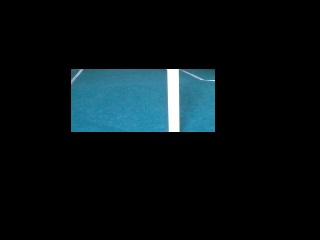
#> input picture mark_test/mypic/0.jpg, 320 x 240 px, found by its file name
$ python huang_gan_test.py   (Python 2 division)
#> lines starting #> are read from the running program, lines starting #| are printed output that depends on the picture; after the words box and inside, x2 and y2 are one past the last pixel; in counts of white or black regions, pixels touching at a corner belong together; long printed decimals are rounded
#!usr/bin/python
# -*- coding: utf-8 -*-
# 定义编码，中文注释

# import the necessary packages
import numpy as np
import cv2
import sys

# 1英尺(ft)=30.48厘米(cm)
yellow = [[16, 0, 180], [50, 85, 255]]
white = [[0, 0, 221], [180, 30, 255]]  # new white's lower and upper
yellow = white
n = 0

# 0.jpg 120
# 1.jpg 100
# 2.jpg 150

# 找到目标函数,---------------------修改这里
def find_marker(Img):
    if Img is not None:  # 判断图片是否读入
        # cv2.imshow('test', Img)
        HSV = cv2.cvtColor(Img, cv2.COLOR_BGR2HSV)  # 把BGR图像转换为HSV格式
        '''
  HSV模型中颜色的参数分别是：色调（H），饱和度（S），明度（V）  H(0-180) S(0-255) V(0-255)
    H(26-35) S(77-255) V(46-255)
  下面两个值是要识别的颜色范围
  '''
        # yellow = [[16, 0, 180], [50, 85, 255]]  # bright 3 4 5 12 13 14 15 16 17 21 22  use 2*2 kernel
        # yellow = [[14, 0, 0], [28, 115, 220]]  # not bright 6 7  use 4*4 kernel
        # yellow = [[14, 0, 0], [40, 115, 220]]  # not bright 8 11 12 18 19   use 4*4 kernel
        # 9 and 10 and 20 dont should find

        Lower, Upper = np.array(yellow)
        # mask是把HSV图片中在颜色范围内的区域变成白色，其他区域变成黑色
        mask = cv2.inRange(HSV, Lower, Upper)
        dilation = mask
        # target是把原图中的非目标颜色区域去掉剩下的图像
        target = cv2.bitwise_and(Img, Img, mask=dilation)
        cv2.imshow('target', target)
        # 将滤波后的图像变成二值图像放在binary中
        ret, binary = cv2.threshold(dilation, 127, 255, cv2.THRESH_BINARY)
        # 在binary中发现轮廓，轮廓按照面积从小到大排列 findContours常用来获取轮廓
        contours, hierarchy = cv2.findContours(binary, cv2.RETR_EXTERNAL, cv2.CHAIN_APPROX_SIMPLE)
        # cv2.imshow('t',hierarchy)
        # time.sleep(3)
        area = contours[0]
        for i in contours:  # 遍历所有的轮廓
            print('area', cv2.contourArea(i))  # print the size of area
            #  --------------------重点修改，根据杆子宽，高，区域面积大小，位置(下边那段)，找出杆子
            if cv2.contourArea(i) > cv2.contourArea(area):
                area = i
    else:
        print('there is no picture')
        sys.exit(0)
    return area


# 距离计算函数
def distance_to_camera(knownWidth, focalLength, perWidth):
    # compute and return the distance from the maker to the camera
    return (knownWidth * focalLength) / perWidth


# initialize the known distance from the camera to the object, which
# in this case is 24 inches
KNOWN_DISTANCE = 120.0  # 测量的距离

# initialize the known object width, which in this case, the piece of
# paper is 11 inches wide
# A4纸的长和宽(单位:inches)
KNOWN_WIDTH = 5  # 黄杆的宽
# KNOWN_HEIGHT = 8.27  # 黄杆的高

# initialize the list of images that we'll be using
# IMAGE_PATHS = ["../picture/1.png", "../picture/2.png", "../picture/3.png"]

# load the furst image that contains an object that is KNOWN TO BE 2 feet
# from our camera, then find the paper marker in the image, and initialize
# the focal length
# 读入第一张图，通过已知距离计算相机焦距
# image = cv2.imread(IMAGE_PATHS[0])
image = cv2.imread('/home/sl/my/pycharm_workspaces/code/naoproj/nao_test/mark_test/mypic/0.jpg')
#> image is the input picture: shape (240, 320, 3); mean B, G, R 19.5, 16.4, 7.6
cv2.imshow('test', image)
# cv2.waitKey(500)
# cv2.destroyAllWindows()
marker = find_marker(image)
#> in find_marker, `HSV = cv2.cvtColor(Img, cv2.COLOR_BGR2HSV)`: HSV: shape (240, 320, 3); mean H, S, V 14.2, 28.8, 19.5
#> in find_marker, `mask = cv2.inRange(HSV, Lower, Upper)`:
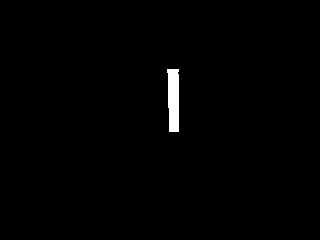
#> mask: shape (240, 320); 0.87% white; 1 white region
#> in find_marker, `contours, hierarchy = cv2.findContours(binary, cv2.RETR_EXTERNAL, cv2...`: contours = 1 contour; box (x1, y1, x2, y2) and area: (167, 69, 179, 132) 598
#> in find_marker, `area = contours[0]`: area = contour of 12 points, box (x1, y1, x2, y2) (167, 69, 179, 132), area 598
#> the loop in find_marker, `for i in contours:` made 1 pass
#| area 598.0
#> marker has the same summary as area in find_marker
x, y, w, h = cv2.boundingRect(marker)
#> x = 167; y = 69; w = 12; h = 63
print 'w', w
#| w 12
# cv2.drawContours(image,marker,1,(0, 255, 0))
cv2.rectangle(image, (x - n, y - n), (x + w + n, y + h + n), (0, 255, 0), 1)
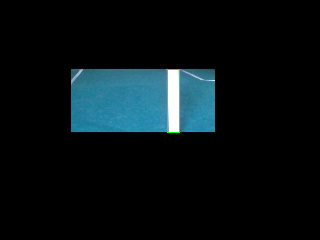
#> image: shape (240, 320, 3); 0.2% of pixels changed, all inside (x1, y1, x2, y2) = (167, 69, 180, 133)
cv2.imshow('image', image)
# cv2.waitKey(3000)
# cv2.destroyAllWindows()
focalLength = (w * KNOWN_DISTANCE) / KNOWN_WIDTH
#> focalLength = 288

# 通过摄像头标定获取的像素焦距
# focalLength = 264.0
print('focalLength = ', focalLength)
#| focalLength =  288.0

frame = cv2.imread('/home/sl/my/pycharm_workspaces/code/naoproj/nao_test/mark_test/mypic/1.jpg')
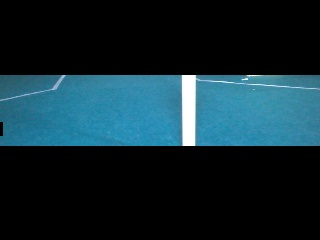
#> input picture mark_test/mypic/1.jpg, 320 x 240 px, found by its file name
#> frame is the input picture: shape (240, 320, 3); mean B, G, R 49.4, 40.7, 17.2
cv2.imshow('test1', frame)
marker = find_marker(frame)
#> in find_marker (call 2), `HSV = cv2.cvtColor(Img, cv2.COLOR_BGR2HSV)`: HSV: shape (240, 320, 3); mean H, S, V 34.1, 68.4, 49.4
#> in find_marker (call 2), `mask = cv2.inRange(HSV, Lower, Upper)`:
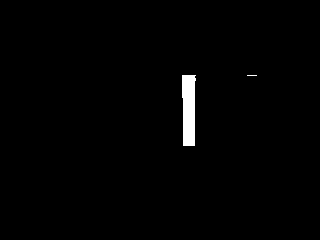
#> mask: shape (240, 320); 1.2% white; 2 white regions (1 under 20 px)
#> in find_marker (call 2), `contours, hierarchy = cv2.findContours(binary, cv2.RETR_EXTERNAL, cv2...`: contours = 2 contours, 1 with area under 20; largest, box (x1, y1, x2, y2) and area: (182, 75, 196, 146) 796
#> in find_marker (call 2), `area = contours[0]`: area = [[247, 75], [256, 75]]
#> the loop in find_marker (call 2), `for i in contours:` made 2 passes
#> i on pass 1: [[247, 75], [256, 75]]
#| area 0.0
#| area 796.0
#> after the loop in find_marker (call 2), `for i in contours:`: area = contour of 11 points, box (x1, y1, x2, y2) (182, 75, 196, 146), area 796
#> marker has the same summary as area in find_marker
x1, y1, w1, h1 = cv2.boundingRect(marker)
#> x1 = 182; y1 = 75; w1 = 14; h1 = 71
print 'w1', w1
#| w1 14
distance = distance_to_camera(KNOWN_WIDTH, focalLength, w1-1)
#> distance = 110.8
print 'distance',distance
#| distance 110.769
# draw a bounding box around the image and display it
cv2.rectangle(frame, (x1, y1), (x1 + w1, y1 + h1), (0, 255, 0), 1)
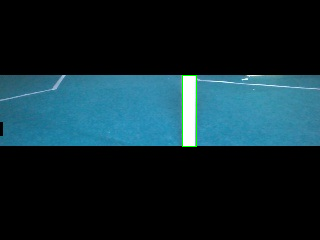
#> frame: shape (240, 320, 3); 0.22% of pixels changed, all inside (x1, y1, x2, y2) = (182, 75, 197, 147)
cv2.imshow('image', image)
# inches 转换为 cm
# cv2.putText(frame, "%.2fcm" % (inches * 30.48 / 12),
#             (frame.shape[1] - 200, frame.shape[0] - 20), cv2.FONT_HERSHEY_SIMPLEX,
#             2.0, (0, 255, 0), 3)

# show a frame
cv2.imshow("frame", frame)
cv2.waitKey(0)
